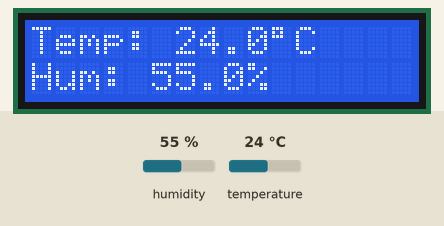
This sketch was run on a simulated Arduino Uno, built with avr-gcc and run on an emulated ATmega328P. Parts: 16×2 character LCD. Inputs (shaded band) come from the test bench; at power-on: humidity 55 %, temperature 24 °C. What the sketch prints to the serial monitor is not drawn.

Above: at 3.2 s.
3.3 s: humidity set to 22 %
At 5.2 s:
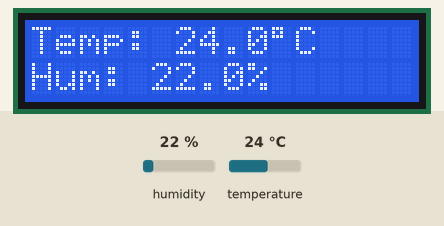
6.0 s: temperature set to 12 °C
At 7.3 s:
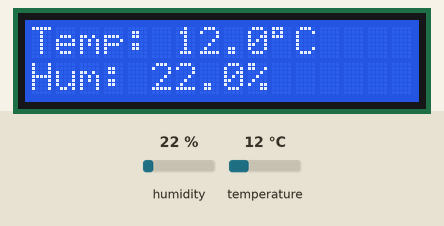
8.7 s: humidity set to 40 %
At 11.5 s:
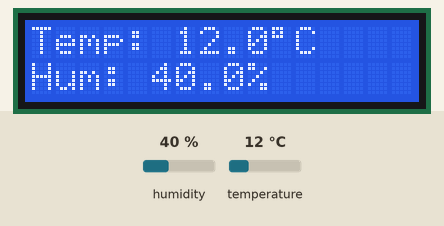
11.8 s: temperature set to 19 °C
At 13.8 s:
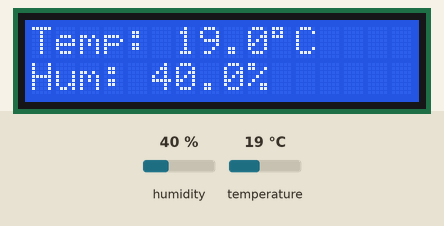
Timing chart, 0 to 15.3 s (numbered marks = the images above; inputs shaded):
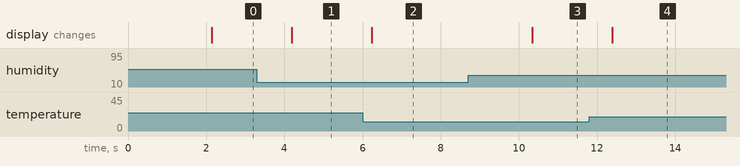

Measured:
- after the input at 3.3 s, the display: changes after 0.89 s (image 1)
- after the input at 6.0 s, the display: changes after 0.24 s (image 2)
- after the input at 8.7 s, the display: changes after 1.6 s (image 3)
- after the input at 11.8 s, the display: changes after 0.59 s (image 4)

The sketch:

temperature-monitoring.ino
```cpp
#include <Wire.h>
#include <LiquidCrystal_I2C.h>
#include <DHT.h>

#define DHT_PIN 4
#define DHT_TYPE DHT11

DHT dht(DHT_PIN, DHT_TYPE);
LiquidCrystal_I2C lcd(0x27, 16, 2);

void setup() {
  Serial.begin(115200);

  dht.begin();

  lcd.init();
  lcd.backlight();

  lcd.setCursor(0, 0);
  lcd.print("Temperature");
  lcd.setCursor(0, 1);
  lcd.print("Monitoring...");
  delay(2000);
}

void loop() {
  float temperature = dht.readTemperature();
  float humidity = dht.readHumidity();

  if (isnan(temperature) || isnan(humidity)) {
    lcd.clear();
    lcd.setCursor(0, 0);
    lcd.print("Sensor Error");

    Serial.println("Failed to read DHT11");
    delay(2000);
    return;
  }

  lcd.clear();
  lcd.setCursor(0, 0);
  lcd.print("Temp: ");
  lcd.print(temperature, 1);
  lcd.print((char)223);
  lcd.print("C");

  lcd.setCursor(0, 1);
  lcd.print("Hum: ");
  lcd.print(humidity, 1);
  lcd.print("%");

  Serial.print("Temperature: ");
  Serial.print(temperature);
  Serial.println(" C");

  Serial.print("Humidity: ");
  Serial.print(humidity);
  Serial.println(" %");

  delay(2000);
}
```
